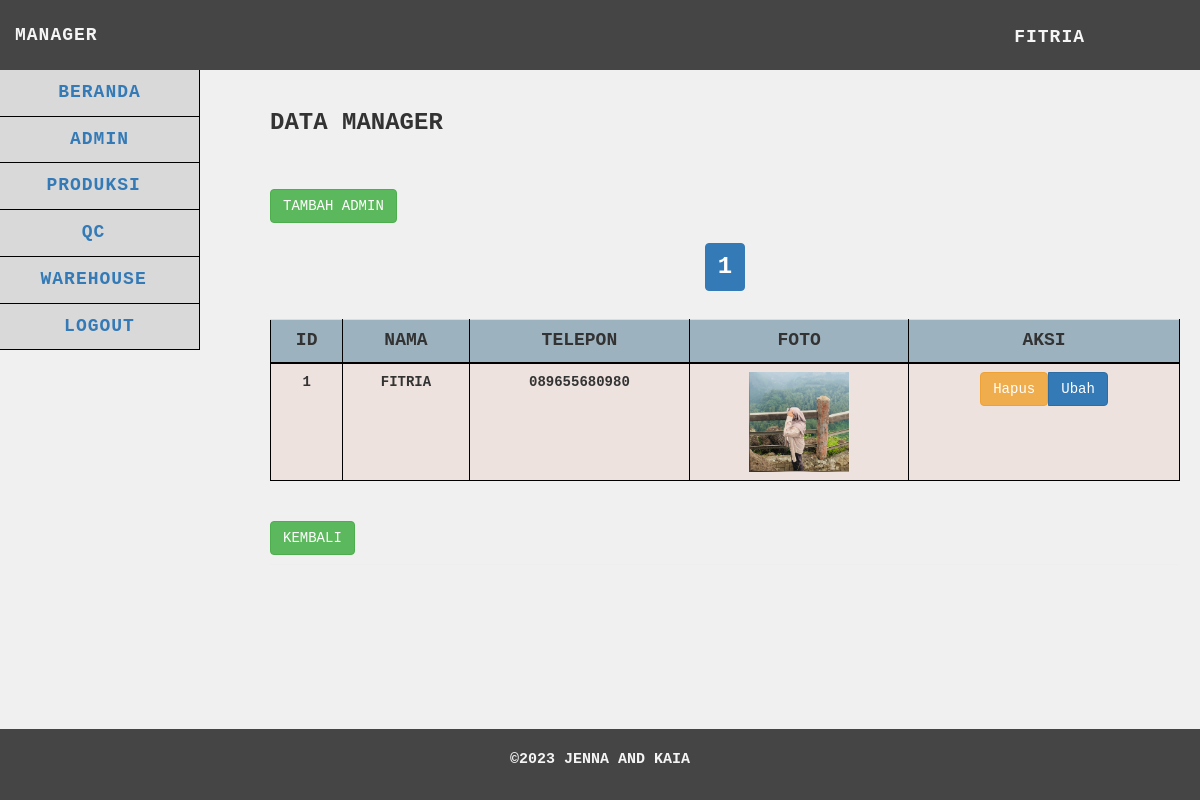
The app's page /manager/admin/admin.php (signed in), older data.
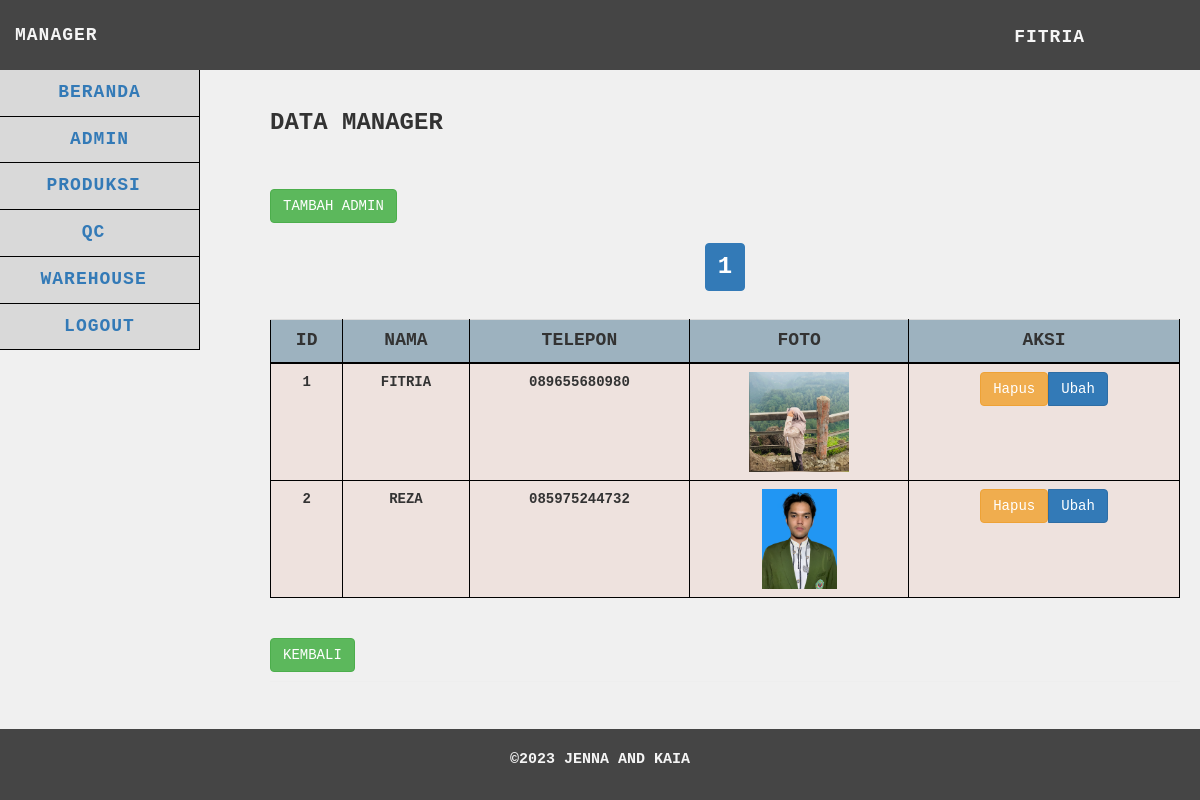
The same page, newer data.
### tables this page shows
CREATE TABLE `admin_manager` (
  `id` int(25) NOT NULL,
  `username` varchar(255) NOT NULL,
  `password` varchar(255) NOT NULL,
  `nama` varchar(255) NOT NULL,
  `telepon` varchar(255) NOT NULL,
  `foto` varchar(255) NOT NULL
);

### manager/admin/functions.php (called while the page is built, shortened)
<?php
$db = mysqli_connect("localhost", "root", "", "gudangjenna");
function query($query)
{
    global $db;
    $result = mysqli_query($db, $query);
    $rows = [];
    while ($row = mysqli_fetch_assoc($result)) {
        $rows[] = $row;
    }
    return $rows;
}
function getNama($username) {
    global $db;
    $query = "SELECT nama FROM admin_manager WHERE username = '$username'";
    $result = mysqli_query($db, $query);
    if ($result && mysqli_num_rows($result) > 0) {
        $user = mysqli_fetch_assoc($result);
        return $user['nama'];
    } else {
        return "Nama Tidak Ditemukan";
    }
}
?>

### manager/admin/admin.php (the view, shortened to what the changed rows need)
<?php
require 'functions.php';
$adminmanager = query("SELECT * FROM admin_manager");
$limit = 5;
$page = isset($_GET['page']) ? $_GET['page'] : 1;
$start = ($page - 1) * $limit;
$adminmanager = query("SELECT * FROM admin_manager LIMIT $start, $limit");
$totalRecords = count(query("SELECT * FROM admin_manager"));
$totalPages = ceil($totalRecords / $limit);
?>
<!DOCTYPE html>
<html>
<head>
    <link href="../../vendor/css/bootstrap/bootstrap.min.css" rel="stylesheet">
    <link href="../../vendor/css/bootstrap/bootstrap.css" rel="stylesheet">
    <link href="../../vendor/font-awesome/css/font-awesome.min.css" rel="stylesheet" type="text/css">
    <link href="../../css/adminmanager.css" rel="stylesheet">
</head>
<body>
    <nav class="navbar navbar-default navbar-static-top" role="navigation" style="margin-bottom: 0">
        <ul class="nav navbar-top-links navbar-right">
            <li class="dropdown">
                <a class="dropdown-toggle" data-toggle="dropdown"
                    href="../logout.php"><?php echo getNama($_SESSION['usernamemg']); ?></i>
                </a>
            </li>
        </ul>
    </nav>
    <div class="content">
        <div class="container-fluid">
            <h1 class="page-header">Data Manager
                <br><br><br>
                <div class="text-left">
                    <a href="#" class="btn btn-success" data-toggle="modal" data-target="#tambahAdminModal">Tambah
                        Admin</a>
                </div>
                <div class="text-center">
                    <ul class="pagination">
                        <?php for ($p = 1; $p <= $totalPages; $p++) : ?>
                        <li class="<?php if ($p == $page) echo 'active'; ?>">
                            <a href="?page=<?php echo $p; ?>"><?php echo $p; ?></a>
                        </li>
                        <?php endfor; ?>
                    </ul>
                </div>
                <div class="table-responsive">
                    <table id="data-table" class="table table-hover">
                        <tr>
                            <th scope="col">Id</th>
                            <th scope="col">Nama</th>
                            <th scope="col">Telepon</th>
                            <th scope="col">Foto</th>
                            <th scope="col">Aksi</th>
                        </tr>
                        <?php $i = 1 + ($page - 1) * $limit; ?>
                        <?php foreach ($adminmanager as $row) : ?>
                        <tr>
                            <td><?= $i; ?></td>
                            <td><?= $row["nama"]; ?></td>
                            <td><?= $row["telepon"]; ?></td>
                            <td><img src="../../images/<?= $row["foto"]; ?>"></td>
                            <td>
                                <div class="btn-group text-center" style="display: flex; justify-content: center;">
                                    <form action="proses_hapus_admin.php" method="post" style="display: inline;">
                                        <button type="submit" class="btn btn-warning"
                                            onclick="return confirm('Apakah Anda yakin ingin menghapus admin ini?')">Hapus</button>
                                    </form>
                                    <button type="button" class="btn btn-primary" data-toggle="modal"
                                        data-target="#ubahAdminModal<?= $row["id"]; ?>">Ubah</button>
                                </div>
                            </td>
                        </tr>
                        <?php $i++; ?>
                        <?php endforeach; ?>
                    </table>
                </div>
                <div style="margin-top: 20px;">
                    <a href="../beranda.php" class="btn btn-success">Kembali</a>
                </div>
        </div>
    </div>
</body>
</html>

Row changes from the older to the newer data that the page shows:
added admin_manager: nama "REZA", telepon "085975244732", foto (picture)
